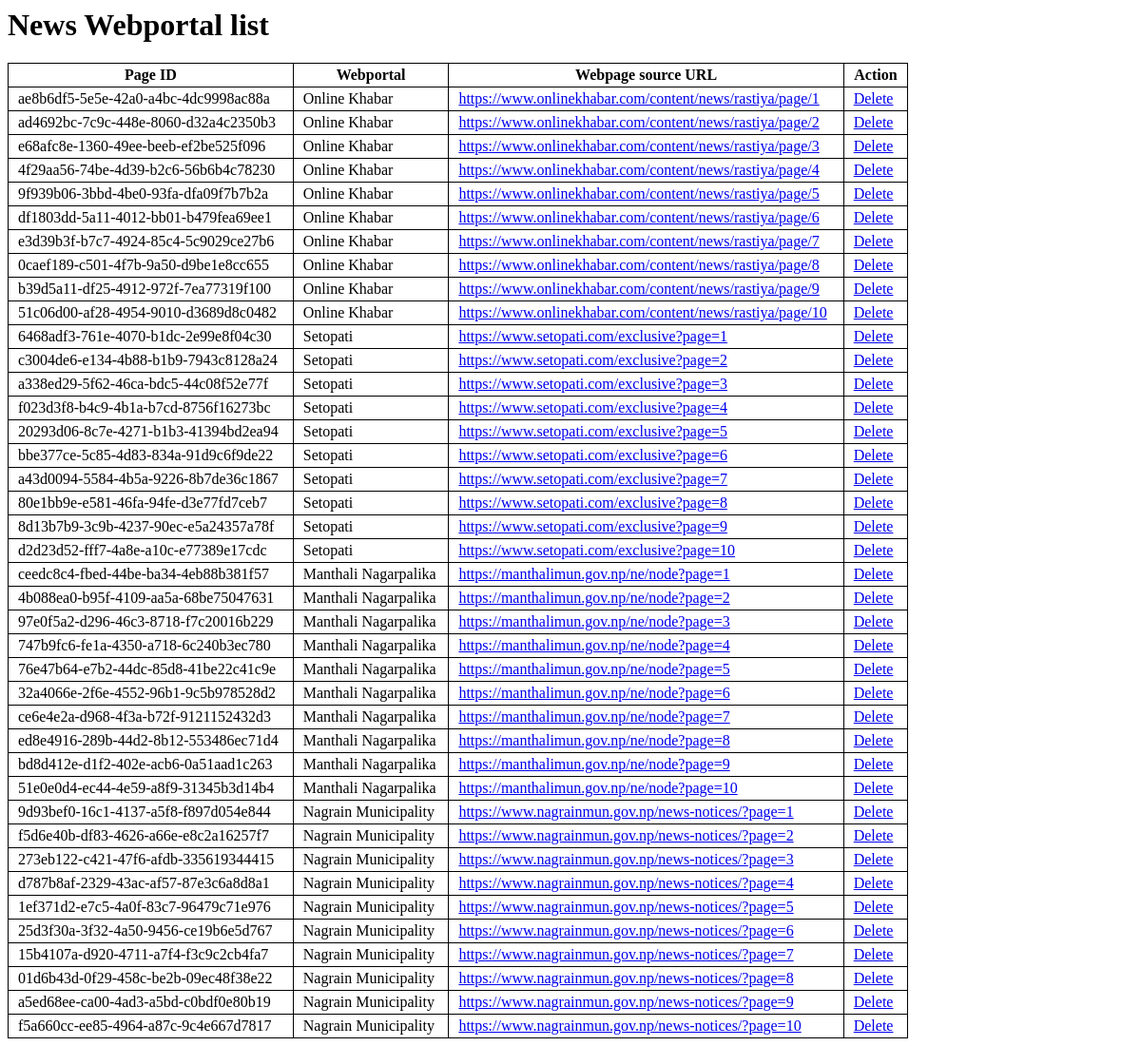
/tool/webpage_list (signed in), run on an earlier commit of the app's database.
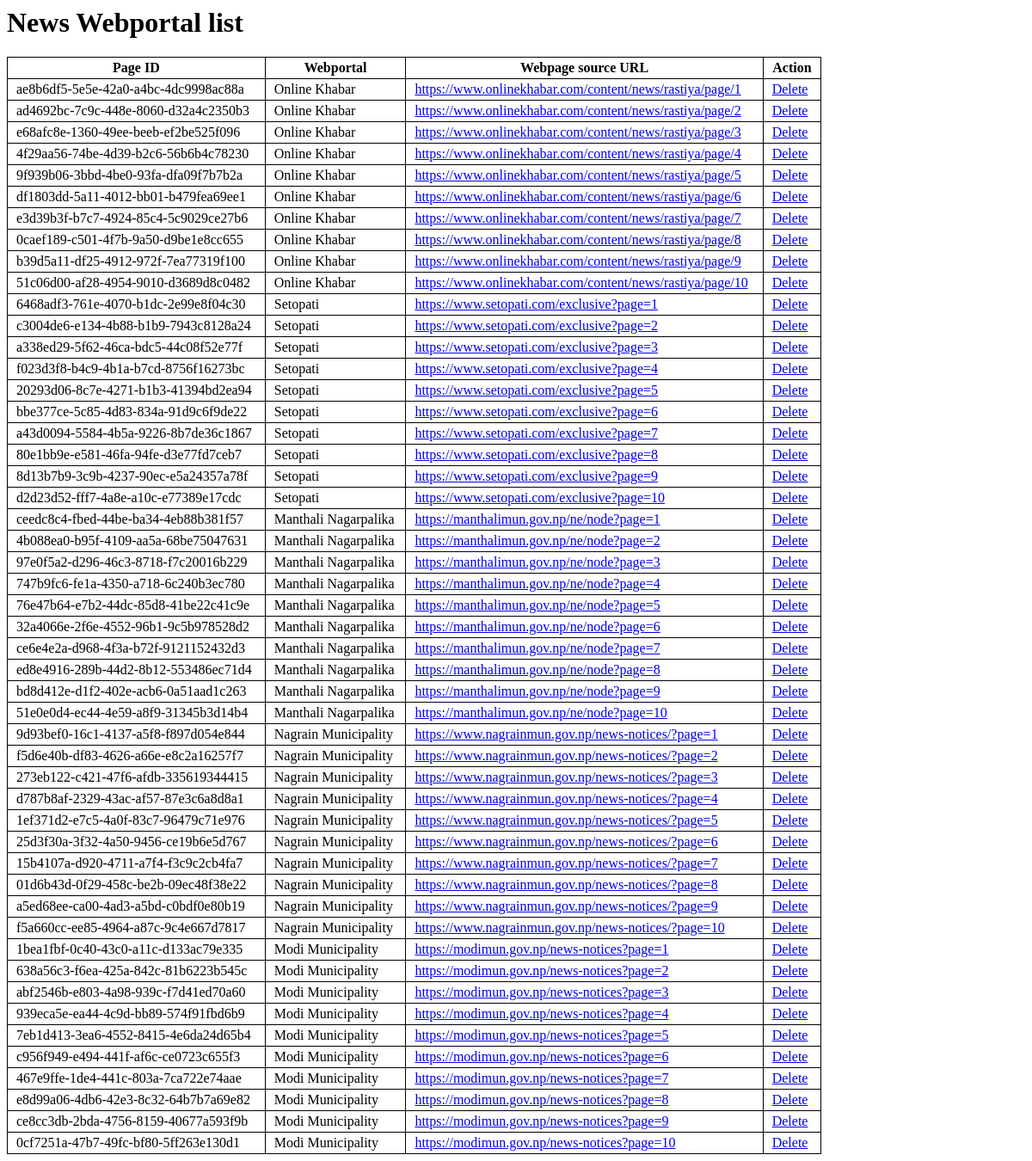
And on a later commit of the database.
### scrappingtool/models.py (models this page shows, shortened)
class Webportal(models.Model):
    page_title=models.CharField(max_length=128)
    page_id=models.UUIDField(primary_key=True, default=uuid.uuid4, editable=False)
    page_url=models.URLField(max_length=200)

### scrappingtool/views.py (the view)
# urls.py: path('webpage_list',views.webpage_list,name="webpage_list"),
@user_passes_test(superuser_required)
def webpage_list(request):
    webportals=Webportal.objects.all()
    return render(request,"webpage_list.html", {'webportals':webportals})

### scrappingtool/views.py (called while the page is built)
def superuser_required(user):
    return user.is_superuser

### Template/webpage_list.html (shortened to what this page needs)
<h1>News Webportal list</h1>
<table>
    <th>Page ID</th>
    <th>Webportal</th>
    <th>Webpage source URL</th>
    <th>Action</th>
    {%for webportal in webportals%}
    <tr>
        <td>{{webportal.page_id}}</td>
        <td>{{webportal.page_title}}</td>
        <td><a href="{{webportal.page_url}}">{{webportal.page_url}}</a></td>
        <form method="post">
            <td><a href="/tool/delete/{{webportal.page_id}}">Delete</a></td>
        </form>
    </tr>
    {%endfor%}
</table>

### Template/webpage_list.html (style rules this page uses)
table { border-collapse: collapse; width: 80%; }
th,td { border: 1px solid black; padding: 3px 10px; }

What changed in the data, as far as the page shows it:
added Webportal: page_id "1bea1fbf-0c40-43c0-a11c-d133ac79e335", page_title "Modi Municipality", page_url "https://modimun.gov.np/news-notices?page=1"
added Webportal: page_id "638a56c3-f6ea-425a-842c-81b6223b545c", page_title "Modi Municipality", page_url "https://modimun.gov.np/news-notices?page=2"
added Webportal: page_id "abf2546b-e803-4a98-939c-f7d41ed70a60", page_title "Modi Municipality", page_url "https://modimun.gov.np/news-notices?page=3"
added Webportal: page_id "939eca5e-ea44-4c9d-bb89-574f91fbd6b9", page_title "Modi Municipality", page_url "https://modimun.gov.np/news-notices?page=4"
added Webportal: page_id "7eb1d413-3ea6-4552-8415-4e6da24d65b4", page_title "Modi Municipality", page_url "https://modimun.gov.np/news-notices?page=5"
added Webportal: page_id "c956f949-e494-441f-af6c-ce0723c655f3", page_title "Modi Municipality", page_url "https://modimun.gov.np/news-notices?page=6"
added Webportal: page_id "467e9ffe-1de4-441c-803a-7ca722e74aae", page_title "Modi Municipality", page_url "https://modimun.gov.np/news-notices?page=7"
added Webportal: page_id "e8d99a06-4db6-42e3-8c32-64b7b7a69e82", page_title "Modi Municipality", page_url "https://modimun.gov.np/news-notices?page=8"
added Webportal: page_id "ce8cc3db-2bda-4756-8159-40677a593f9b", page_title "Modi Municipality", page_url "https://modimun.gov.np/news-notices?page=9"
added Webportal: page_id "0cf7251a-47b7-49fc-bf80-5ff263e130d1", page_title "Modi Municipality", page_url "https://modimun.gov.np/news-notices?page=10"
